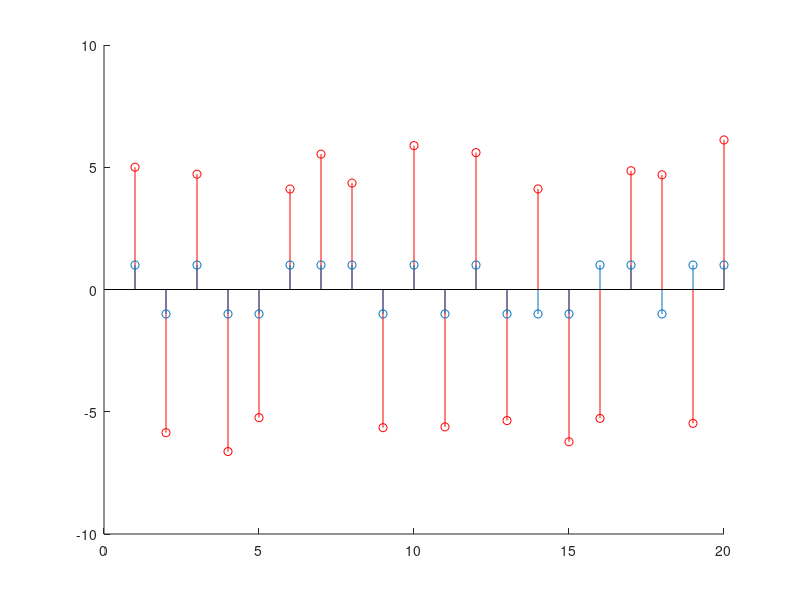

Here is the MATLAB script that generated this plot:
m=[-1,-1,1,1,-1];
s1=[-1,1,-1,1,1];
s2=[-1,-1,-1,-1,1];
s3=[-1,1,-1,-1,1];
s4=[1,-1,-1,-1,1];

d=reshape(repmat(m,5,1),1,25);
S1=repmat(s1,1,5);
S2=repmat(s2,1,5);
S3=repmat(s3,1,5);
S4=repmat(s4,1,5);

p1=S1.*d;
p2=S2.*d;
p3=S3.*d;
p4=S4.*d;

h1=fliplr(s1);
h2=fliplr(s2);
h3=fliplr(s3);
h4=fliplr(s4);

y1=conv(p1,h1);
y2=conv(p2,h2);
y3=conv(p3,h3);
y4=conv(p4,h4);

m1=y1(abs(y1) >= 5)/5;
m2=y2(abs(y2) >= 5)/5;
m3=y3(abs(y3) >= 5)/5;
m4=y4(abs(y4) >= 5)/5;

%%%%%%%%%%%%%%%%%%%%%%


m=datasample([-1 1],20);
s1=[-1,1,-1,1,1];
s2=[-1,-1,-1,-1,1];

%upsample m 5 times
d=reshape(repmat(m,5,1),1,100);
S1=repmat(s1,1,20);

p1=S1.*d;

h1=fliplr(s1);
h2=fliplr(s2);

y1=conv(p1,h1);
y2=conv(p1,h2);

%no noise correctly matched
m1=y1(abs(y1) >= max(y1))/max(y1);
%no noise incorreectly matched
m2=y2(abs(y2) >= 3)/3;

% M=[m;m1;m2];

%noise
awgnoise = struct();
awgnoise.reqSNR = 10;
%power in watts, i.e. energy divided by time
awgnoise.sigPower = sum(abs(p1(:)).^2)/length(p1(:));
%convert to dBW; dBW is ratio of power of signal relative to 1 watt
awgnoise.sigPower = 10*log10(awgnoise.sigPower);
%because both in db log(S/N)=logS-logN
awgnoise.noisePowerdBW = awgnoise.sigPower-awgnoise.reqSNR;
%invert
awgnoise.noisePowerW = 10^(awgnoise.noisePowerdBW/10);
%because the variance should be noise, hence sqrt
awgnoise.noise = (sqrt(awgnoise.noisePowerW))*randn(1, 100);


np1 = awgn(p1,10,'measured');
% nnp1 = p1+awgnoise.noise;
% plot(x,np1,'b',x,nnp1,'r')

ny1 = conv(np1,h1);
% plot(1:104,ny1)

%what happens when the threshholding produces too few values?
threshed = ny1(abs(ny1) >= 4);
hold on;
stem(threshed(1:20),'r')
stem(m)
hold off;